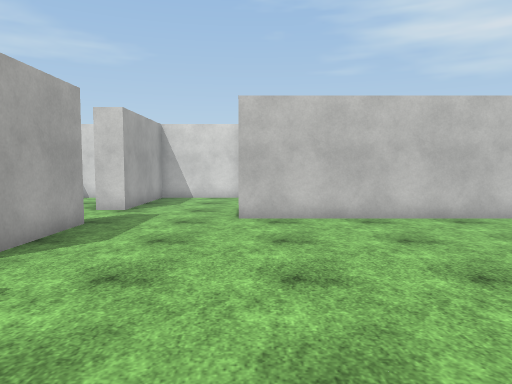
[1] (above)

16 first-person views from a walk through a Unity game level. The camera is 1.5 m above the floor, tilts 4° down and sees 70° across. The floor is counted in squares, 1 m on a side. Each view is taken from the middle of a square. On the plan, view 1 faces up. The plan holds only what a view shows up to about 16 squares ahead; the rest is blank. The player character is not drawn. Surface patterns are stand-ins for the level's own textures.

[2]
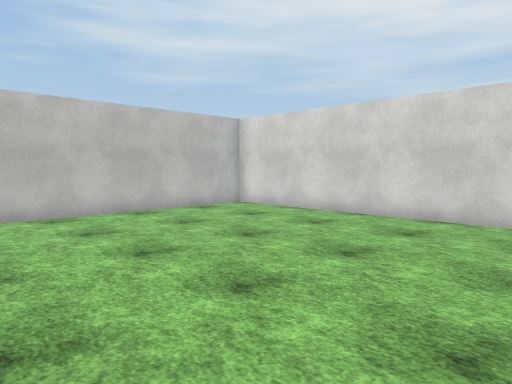

[3]
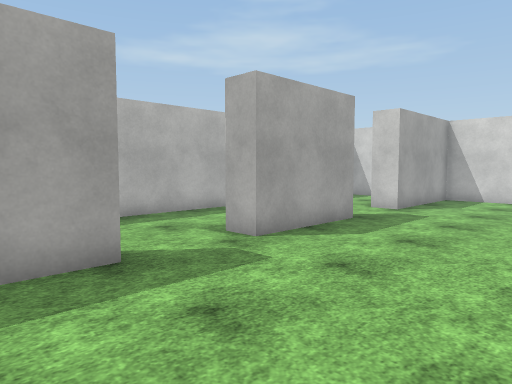

[4]
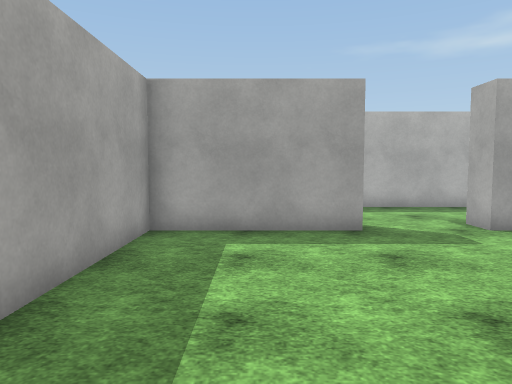

[5]
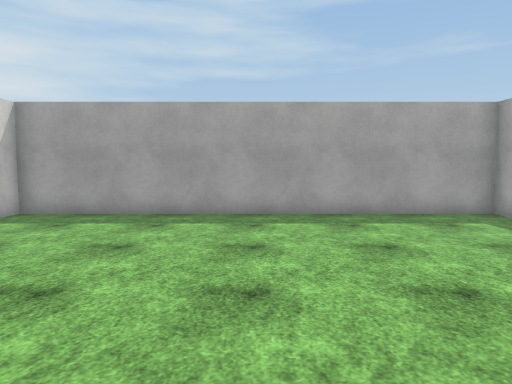

[6]
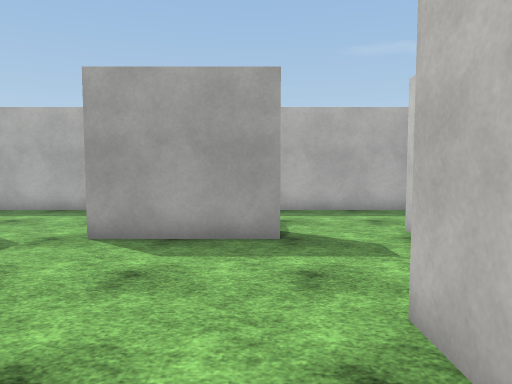

[7]
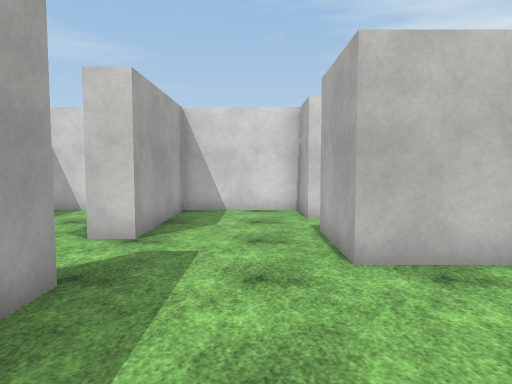

[8]
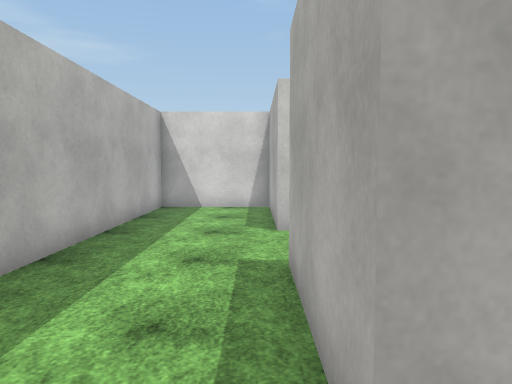

[9]
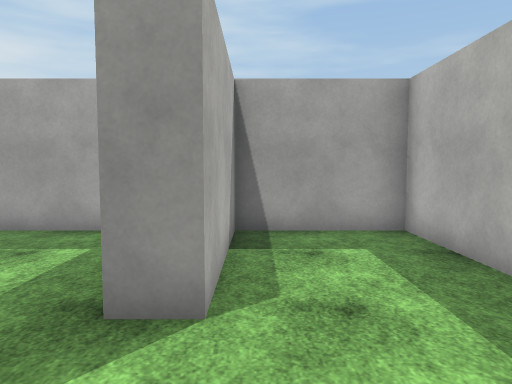

[10]
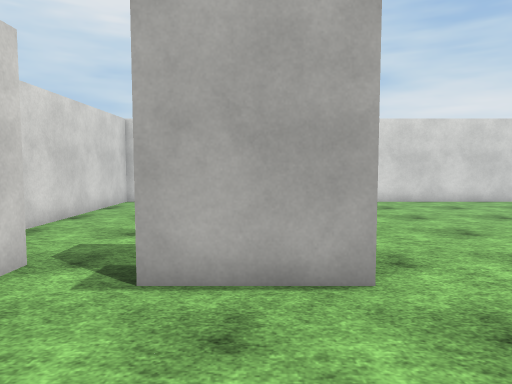

[11]
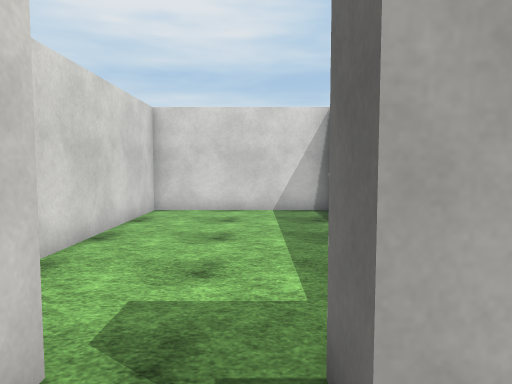

[12]
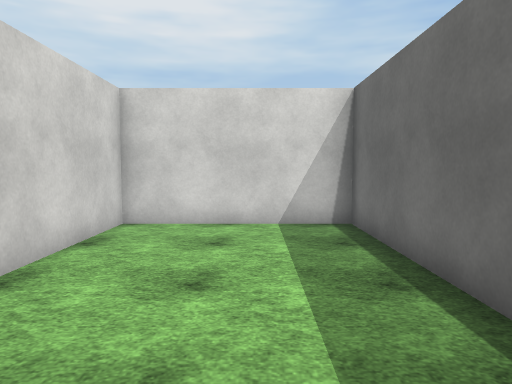

[13]
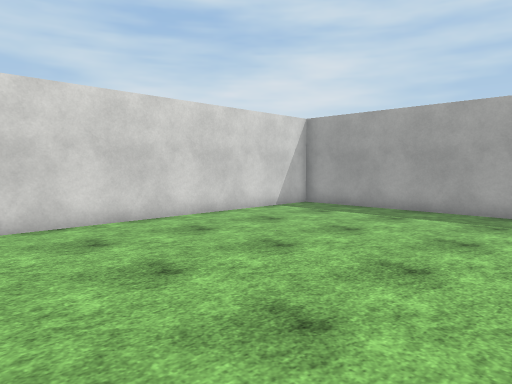

[14]
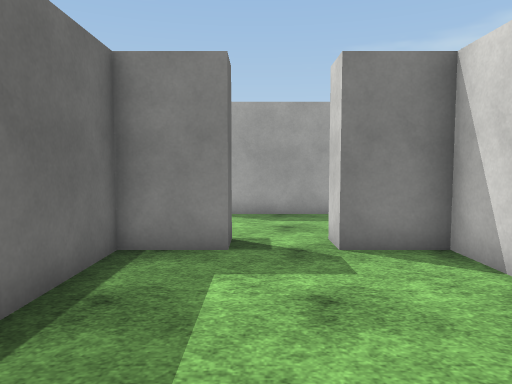

[15]
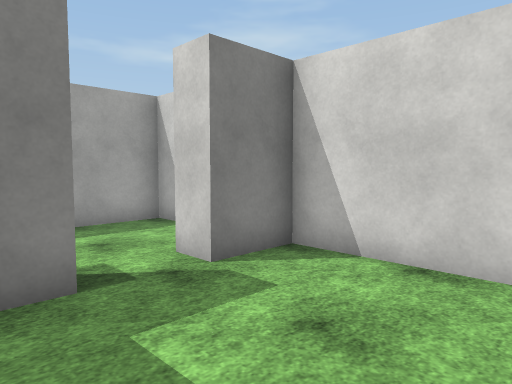

[16]
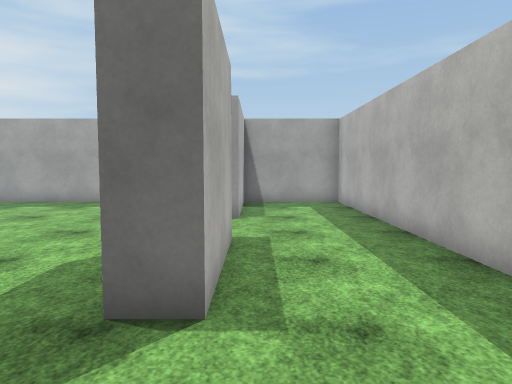

### Floor plan
Points are (right, up) in squares from view 1. A wall is a line through its corners. A room is listed if a view was taken in it or the views show most of it. See-through windows are left out.
Room 1 (views 1, 2, 3, 4, 5, 6, 7, 8, 9, 10, 11, 13, 16)
walls: (-4.5, 5.5) (-5.5, 5.5) (-5.5, 9.5) (-4.5, 9.5) (-4.5, 5.5); (-0.5, 15.5) (-0.5, 17.5) (-4.5, 17.5) (-4.5, 12.5) (-5.5, 12.5) (-5.5, 17); (-5.5, 17.5) (-9.5, 17.5) (-9.5, -2.5) (-5.5, -2.5) (-5.5, 2.5) (-4.5, 2.5) (-4.5, -2.5) (10.5, -2.5) (10.5, 10.5) (-0.5, 10.5) (-0.5, 13.5)
ways out: opening at (0, 14.5) to room 2
Room 2 (views 12, 14, 15)
walls: (-0.5, 13.5) (0.5, 13.5) (0.5, 11.5) (10.5, 11.5) (10.5, 17.5) (0.5, 17.5) (0.5, 15.5) (-0.5, 15.5)
ways out: opening at (0, 14.5) to room 1

Where each view was taken, in squares from view 1:
view 1: 0 up, 0 right, facing up
view 2: 1 down, 0 right, facing up-right
view 3: 0 up, 1 right, facing up-left
view 4: 0 up, 4 right, facing left
view 5: 9 up, 3 right, facing down
view 6: 9 up, 3 right, facing left
view 7: 5 up, 2 left, facing up
view 8: 4 up, 6 left, facing up
view 9: 6 up, 6 left, facing down
view 10: 12 up, 5 left, facing right
view 11: 14 up, 2 left, facing right
view 12: 14 up, 1 right, facing right
view 13: 10 up, 1 right, facing down-right
view 14: 14 up, 7 right, facing left
view 15: 12 up, 5 right, facing up-left
view 16: 13 up, 6 left, facing down
